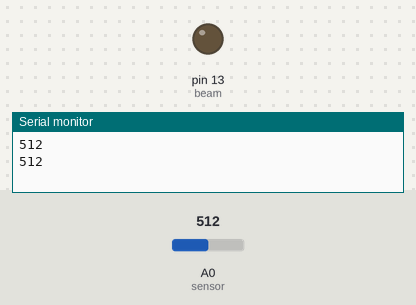
The sketch below on a simulated Arduino Uno, built with avr-gcc and run on an emulated ATmega328P. Shown: output pins drawn as LEDs (lit = HIGH), the last lines printed to the serial monitor. Inputs (shaded band) come from the test bench; at power-on: A0 (sensor) = 512.

Above: at 1.8 s.
1.9 s: A0 (sensor) set to 105
3.4 s: A0 (sensor) set to 91
At 5.2 s:
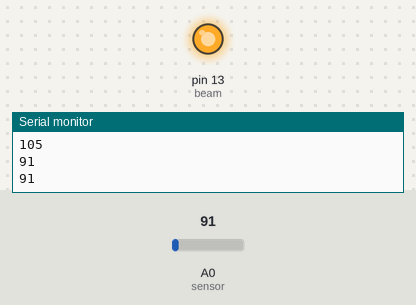
5.5 s: A0 (sensor) set to 110
At 6.8 s:
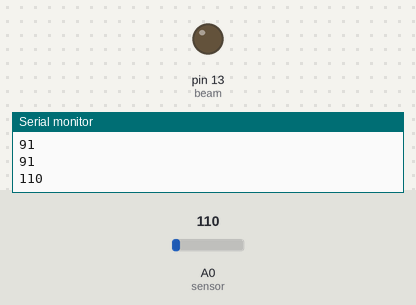
7.5 s: A0 (sensor) set to 90
At 8.3 s:
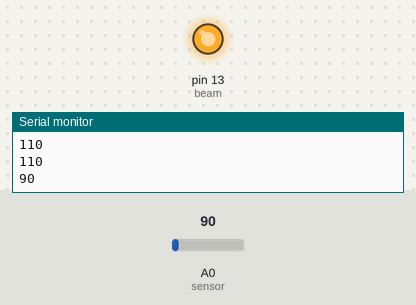
Timing chart, 0 to 10.5 s (numbered marks = the images above; inputs shaded):
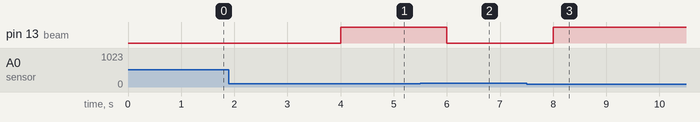

The sketch:

sensor_luminosidade_com_lcd.ino
```cpp
const int beam = 13, sensor = A0;
int valorLuminosidade = 0;


void setup()
{
  pinMode(beam, OUTPUT);
  Serial.begin(9600);
}

void loop()
{
  valorLuminosidade = analogRead(sensor);
  Serial.println(valorLuminosidade);

  if (valorLuminosidade < 100){
  	digitalWrite(beam, HIGH);
  }else{
  	digitalWrite(beam, LOW);
  }

  delay(1000);
}
```

Measured:
- the behaviour switches between 100 and 99 on A0 (sensor) (found by bisection; images 0 and 1)
- after the input at 3.4 s, pin 13 (beam): LOW → HIGH after 0.60 s
- after the input at 5.5 s, pin 13 (beam): HIGH → LOW after 0.50 s
- after the input at 7.5 s, pin 13 (beam): LOW → HIGH after 0.50 s
